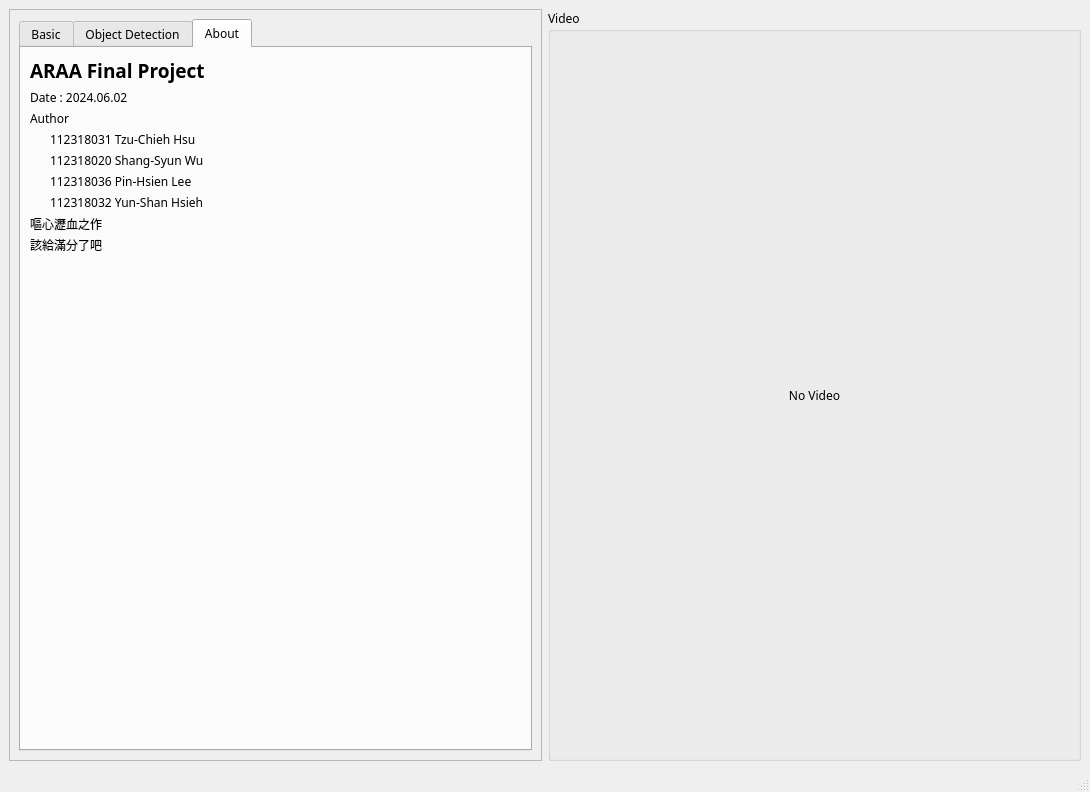
<?xml version="1.0" encoding="UTF-8"?>
<ui version="4.0">
 <class>MainWindow</class>
 <widget class="QMainWindow" name="MainWindow">
  <property name="geometry">
   <rect>
    <x>0</x>
    <y>0</y>
    <width>1090</width>
    <height>792</height>
   </rect>
  </property>
  <property name="font">
   <font>
    <family>微軟正黑體</family>
   </font>
  </property>
  <property name="windowTitle">
   <string>MainWindow</string>
  </property>
  <widget class="QWidget" name="centralwidget">
   <layout class="QGridLayout" name="gridLayout" rowstretch="1,1,0" columnstretch="1,1">
    <item row="0" column="0">
     <widget class="QFrame" name="frame">
      <property name="frameShape">
       <enum>QFrame::StyledPanel</enum>
      </property>
      <property name="frameShadow">
       <enum>QFrame::Raised</enum>
      </property>
      <layout class="QHBoxLayout" name="horizontalLayout_3" stretch="0">
       <item>
        <widget class="QTabWidget" name="tabWidget">
         <property name="currentIndex">
          <number>2</number>
         </property>
         <widget class="QWidget" name="Basic">
          <attribute name="title">
           <string>Basic</string>
          </attribute>
          <layout class="QVBoxLayout" name="verticalLayout_7">
           <item>
            <layout class="QHBoxLayout" name="horizontalLayout_8" stretch="1,2">
             <item>
              <layout class="QVBoxLayout" name="verticalLayout_6">
               <item>
                <widget class="QPushButton" name="start_button">
                 <property name="sizePolicy">
                  <sizepolicy hsizetype="Minimum" vsizetype="Fixed">
                   <horstretch>0</horstretch>
                   <verstretch>0</verstretch>
                  </sizepolicy>
                 </property>
                 <property name="text">
                  <string>Start Button</string>
                 </property>
                </widget>
               </item>
               <item>
                <layout class="QHBoxLayout" name="horizontalLayout_5" stretch="2,1">
                 <property name="spacing">
                  <number>6</number>
                 </property>
                 <item>
                  <widget class="QTextEdit" name="textEdit">
                   <property name="maximumSize">
                    <size>
                     <width>16777215</width>
                     <height>20</height>
                    </size>
                   </property>
                  </widget>
                 </item>
                 <item>
                  <widget class="QPushButton" name="pushButton">
                   <property name="text">
                    <string>PushButton</string>
                   </property>
                  </widget>
                 </item>
                </layout>
               </item>
               <item>
                <widget class="QPushButton" name="pushButton_5">
                 <property name="text">
                  <string>Simualte</string>
                 </property>
                </widget>
               </item>
               <item>
                <widget class="QPushButton" name="pushButton_4">
                 <property name="text">
                  <string>Generate</string>
                 </property>
                </widget>
               </item>
              </layout>
             </item>
             <item>
              <layout class="QVBoxLayout" name="verticalLayout_2">
               <item>
                <layout class="QHBoxLayout" name="horizontalLayout_4">
                 <item>
                  <widget class="QGroupBox" name="Info">
                   <property name="title">
                    <string>Detection</string>
                   </property>
                   <layout class="QVBoxLayout" name="verticalLayout_8">
                    <item>
                     <layout class="QHBoxLayout" name="horizontalLayout_15" stretch="1,1">
                      <item>
                       <widget class="QLabel" name="label_13">
                        <property name="sizePolicy">
                         <sizepolicy hsizetype="Expanding" vsizetype="Fixed">
                          <horstretch>0</horstretch>
                          <verstretch>0</verstretch>
                         </sizepolicy>
                        </property>
                        <property name="text">
                         <string>FPS</string>
                        </property>
                       </widget>
                      </item>
                      <item>
                       <widget class="QLabel" name="label_info_fps">
                        <property name="sizePolicy">
                         <sizepolicy hsizetype="Expanding" vsizetype="Fixed">
                          <horstretch>0</horstretch>
                          <verstretch>0</verstretch>
                         </sizepolicy>
                        </property>
                        <property name="text">
                         <string>0</string>
                        </property>
                       </widget>
                      </item>
                     </layout>
                    </item>
                    <item>
                     <layout class="QHBoxLayout" name="horizontalLayout_9" stretch="1,1">
                      <item>
                       <widget class="QLabel" name="label_11">
                        <property name="sizePolicy">
                         <sizepolicy hsizetype="Expanding" vsizetype="Fixed">
                          <horstretch>0</horstretch>
                          <verstretch>0</verstretch>
                         </sizepolicy>
                        </property>
                        <property name="text">
                         <string>Obstacles</string>
                        </property>
                       </widget>
                      </item>
                      <item>
                       <widget class="QLabel" name="label_info_obstacles">
                        <property name="sizePolicy">
                         <sizepolicy hsizetype="Expanding" vsizetype="Fixed">
                          <horstretch>0</horstretch>
                          <verstretch>0</verstretch>
                         </sizepolicy>
                        </property>
                        <property name="text">
                         <string>0</string>
                        </property>
                       </widget>
                      </item>
                     </layout>
                    </item>
                    <item>
                     <layout class="QHBoxLayout" name="horizontalLayout_14" stretch="1,1">
                      <item>
                       <widget class="QLabel" name="label_12">
                        <property name="sizePolicy">
                         <sizepolicy hsizetype="Expanding" vsizetype="Fixed">
                          <horstretch>0</horstretch>
                          <verstretch>0</verstretch>
                         </sizepolicy>
                        </property>
                        <property name="text">
                         <string>Robot angles</string>
                        </property>
                       </widget>
                      </item>
                      <item>
                       <widget class="QLabel" name="label_info_robot_angles">
                        <property name="sizePolicy">
                         <sizepolicy hsizetype="Expanding" vsizetype="Fixed">
                          <horstretch>0</horstretch>
                          <verstretch>0</verstretch>
                         </sizepolicy>
                        </property>
                        <property name="text">
                         <string>0</string>
                        </property>
                       </widget>
                      </item>
                     </layout>
                    </item>
                    <item>
                     <layout class="QHBoxLayout" name="horizontalLayout_16" stretch="1,1">
                      <item>
                       <widget class="QLabel" name="label_14">
                        <property name="sizePolicy">
                         <sizepolicy hsizetype="Expanding" vsizetype="Fixed">
                          <horstretch>0</horstretch>
                          <verstretch>0</verstretch>
                         </sizepolicy>
                        </property>
                        <property name="text">
                         <string>TextLabel</string>
                        </property>
                       </widget>
                      </item>
                      <item>
                       <widget class="QLabel" name="label_info_obstacles_4">
                        <property name="sizePolicy">
                         <sizepolicy hsizetype="Expanding" vsizetype="Fixed">
                          <horstretch>0</horstretch>
                          <verstretch>0</verstretch>
                         </sizepolicy>
                        </property>
                        <property name="text">
                         <string>0</string>
                        </property>
                       </widget>
                      </item>
                     </layout>
                    </item>
                    <item>
                     <layout class="QHBoxLayout" name="horizontalLayout_21" stretch="1,1">
                      <item>
                       <widget class="QLabel" name="label_15">
                        <property name="sizePolicy">
                         <sizepolicy hsizetype="Expanding" vsizetype="Fixed">
                          <horstretch>0</horstretch>
                          <verstretch>0</verstretch>
                         </sizepolicy>
                        </property>
                        <property name="text">
                         <string>TextLabel</string>
                        </property>
                       </widget>
                      </item>
                      <item>
                       <widget class="QLabel" name="label_info_obstacles_5">
                        <property name="sizePolicy">
                         <sizepolicy hsizetype="Expanding" vsizetype="Fixed">
                          <horstretch>0</horstretch>
                          <verstretch>0</verstretch>
                         </sizepolicy>
                        </property>
                        <property name="text">
                         <string>0</string>
                        </property>
                       </widget>
                      </item>
                     </layout>
                    </item>
                    <item>
                     <layout class="QHBoxLayout" name="horizontalLayout_22" stretch="1,1">
                      <item>
                       <widget class="QLabel" name="label_16">
                        <property name="sizePolicy">
                         <sizepolicy hsizetype="Expanding" vsizetype="Fixed">
                          <horstretch>0</horstretch>
                          <verstretch>0</verstretch>
                         </sizepolicy>
                        </property>
                        <property name="text">
                         <string>TextLabel</string>
                        </property>
                       </widget>
                      </item>
                      <item>
                       <widget class="QLabel" name="label_info_obstacles_6">
                        <property name="sizePolicy">
                         <sizepolicy hsizetype="Expanding" vsizetype="Fixed">
                          <horstretch>0</horstretch>
                          <verstretch>0</verstretch>
                         </sizepolicy>
                        </property>
                        <property name="text">
                         <string>0</string>
                        </property>
                       </widget>
                      </item>
                     </layout>
                    </item>
                   </layout>
                  </widget>
                 </item>
                </layout>
               </item>
               <item>
                <widget class="QPushButton" name="pushButton_7">
                 <property name="text">
                  <string>PushButton</string>
                 </property>
                </widget>
               </item>
              </layout>
             </item>
            </layout>
           </item>
          </layout>
         </widget>
         <widget class="QWidget" name="tab_2">
          <attribute name="title">
           <string>Object Detection</string>
          </attribute>
          <layout class="QVBoxLayout" name="verticalLayout_4">
           <item>
            <layout class="QHBoxLayout" name="horizontalLayout_6">
             <item>
              <widget class="QComboBox" name="comboBox_obj_select"/>
             </item>
            </layout>
           </item>
           <item>
            <layout class="QHBoxLayout" name="horizontalLayout_24">
             <item>
              <widget class="QCheckBox" name="checkBox_obj_enable">
               <property name="text">
                <string>Enable</string>
               </property>
              </widget>
             </item>
             <item>
              <widget class="QCheckBox" name="checkBox_obj_show_box">
               <property name="text">
                <string>Show Box</string>
               </property>
              </widget>
             </item>
            </layout>
           </item>
           <item>
            <layout class="QHBoxLayout" name="horizontalLayout_17">
             <item>
              <widget class="QCheckBox" name="checkBox_obj_show_box_point">
               <property name="text">
                <string>Show Box Text</string>
               </property>
              </widget>
             </item>
             <item>
              <widget class="QCheckBox" name="checkBox_obj_show_text">
               <property name="text">
                <string>Show Text</string>
               </property>
              </widget>
             </item>
            </layout>
           </item>
           <item>
            <widget class="QGroupBox" name="groupBox_2">
             <property name="title">
              <string>Color Adjust</string>
             </property>
             <layout class="QVBoxLayout" name="verticalLayout_5" stretch="1,2">
              <item>
               <layout class="QHBoxLayout" name="horizontalLayout_7" stretch="2,1">
                <item>
                 <widget class="QComboBox" name="comboBox_color_choose"/>
                </item>
                <item>
                 <widget class="QPushButton" name="pushButton_6">
                  <property name="text">
                   <string>Load Default</string>
                  </property>
                 </widget>
                </item>
               </layout>
              </item>
              <item>
               <layout class="QVBoxLayout" name="verticalLayout_color_adjust">
                <item>
                 <layout class="QHBoxLayout" name="horizontalLayout_R" stretch="0,0">
                  <property name="sizeConstraint">
                   <enum>QLayout::SetDefaultConstraint</enum>
                  </property>
                  <property name="rightMargin">
                   <number>0</number>
                  </property>
                  <item>
                   <layout class="QHBoxLayout" name="horizontalLayout_10" stretch="0,0,0">
                    <item>
                     <widget class="QLabel" name="label_3">
                      <property name="sizePolicy">
                       <sizepolicy hsizetype="Expanding" vsizetype="Fixed">
                        <horstretch>0</horstretch>
                        <verstretch>0</verstretch>
                       </sizepolicy>
                      </property>
                      <property name="maximumSize">
                       <size>
                        <width>70</width>
                        <height>20</height>
                       </size>
                      </property>
                      <property name="text">
                       <string>Rmin</string>
                      </property>
                      <property name="alignment">
                       <set>Qt::AlignCenter</set>
                      </property>
                     </widget>
                    </item>
                    <item>
                     <widget class="QSlider" name="horizontalSlider_rmin">
                      <property name="maximum">
                       <number>255</number>
                      </property>
                      <property name="orientation">
                       <enum>Qt::Horizontal</enum>
                      </property>
                     </widget>
                    </item>
                    <item>
                     <widget class="QSpinBox" name="spinBox_rmin">
                      <property name="sizePolicy">
                       <sizepolicy hsizetype="Fixed" vsizetype="Fixed">
                        <horstretch>0</horstretch>
                        <verstretch>0</verstretch>
                       </sizepolicy>
                      </property>
                      <property name="minimumSize">
                       <size>
                        <width>50</width>
                        <height>0</height>
                       </size>
                      </property>
                      <property name="maximum">
                       <number>255</number>
                      </property>
                     </widget>
                    </item>
                   </layout>
                  </item>
                  <item>
                   <layout class="QHBoxLayout" name="horizontalLayout_18" stretch="0,0,0">
                    <item>
                     <widget class="QLabel" name="label_8">
                      <property name="sizePolicy">
                       <sizepolicy hsizetype="Expanding" vsizetype="Fixed">
                        <horstretch>0</horstretch>
                        <verstretch>0</verstretch>
                       </sizepolicy>
                      </property>
                      <property name="maximumSize">
                       <size>
                        <width>70</width>
                        <height>20</height>
                       </size>
                      </property>
                      <property name="text">
                       <string>Rmax</string>
                      </property>
                      <property name="alignment">
                       <set>Qt::AlignCenter</set>
                      </property>
                     </widget>
                    </item>
                    <item>
                     <widget class="QSlider" name="horizontalSlider_rmax">
                      <property name="maximum">
                       <number>255</number>
                      </property>
                      <property name="orientation">
                       <enum>Qt::Horizontal</enum>
                      </property>
                     </widget>
                    </item>
                    <item>
                     <widget class="QSpinBox" name="spinBox_rmax">
                      <property name="sizePolicy">
                       <sizepolicy hsizetype="Fixed" vsizetype="Fixed">
                        <horstretch>0</horstretch>
                        <verstretch>0</verstretch>
                       </sizepolicy>
                      </property>
                      <property name="minimumSize">
                       <size>
                        <width>50</width>
                        <height>0</height>
                       </size>
                      </property>
                      <property name="maximum">
                       <number>255</number>
                      </property>
                     </widget>
                    </item>
                   </layout>
                  </item>
                 </layout>
                </item>
                <item>
                 <layout class="QHBoxLayout" name="horizontalLayout_G" stretch="0,0">
                  <property name="sizeConstraint">
                   <enum>QLayout::SetDefaultConstraint</enum>
                  </property>
                  <property name="rightMargin">
                   <number>0</number>
                  </property>
                  <item>
                   <layout class="QHBoxLayout" name="horizontalLayout_11" stretch="0,0,0">
                    <item>
                     <widget class="QLabel" name="label_5">
                      <property name="sizePolicy">
                       <sizepolicy hsizetype="Expanding" vsizetype="Fixed">
                        <horstretch>0</horstretch>
                        <verstretch>0</verstretch>
                       </sizepolicy>
                      </property>
                      <property name="maximumSize">
                       <size>
                        <width>70</width>
                        <height>20</height>
                       </size>
                      </property>
                      <property name="text">
                       <string>Gmin</string>
                      </property>
                      <property name="alignment">
                       <set>Qt::AlignCenter</set>
                      </property>
                     </widget>
                    </item>
                    <item>
                     <widget class="QSlider" name="horizontalSlider_gmin">
                      <property name="maximum">
                       <number>255</number>
                      </property>
                      <property name="orientation">
                       <enum>Qt::Horizontal</enum>
                      </property>
                     </widget>
                    </item>
                    <item>
                     <widget class="QSpinBox" name="spinBox_gmin">
                      <property name="sizePolicy">
                       <sizepolicy hsizetype="Fixed" vsizetype="Fixed">
                        <horstretch>0</horstretch>
                        <verstretch>0</verstretch>
                       </sizepolicy>
                      </property>
                      <property name="minimumSize">
                       <size>
                        <width>50</width>
                        <height>0</height>
                       </size>
                      </property>
                      <property name="maximum">
                       <number>255</number>
                      </property>
                     </widget>
                    </item>
                   </layout>
                  </item>
                  <item>
                   <layout class="QHBoxLayout" name="horizontalLayout_19" stretch="0,0,0">
                    <item>
                     <widget class="QLabel" name="label_9">
                      <property name="sizePolicy">
                       <sizepolicy hsizetype="Expanding" vsizetype="Fixed">
                        <horstretch>0</horstretch>
                        <verstretch>0</verstretch>
                       </sizepolicy>
                      </property>
                      <property name="maximumSize">
                       <size>
                        <width>70</width>
                        <height>20</height>
                       </size>
                      </property>
                      <property name="text">
                       <string>Gmax</string>
                      </property>
                      <property name="alignment">
                       <set>Qt::AlignCenter</set>
                      </property>
                     </widget>
                    </item>
                    <item>
                     <widget class="QSlider" name="horizontalSlider_gmax">
                      <property name="maximum">
                       <number>255</number>
                      </property>
                      <property name="orientation">
                       <enum>Qt::Horizontal</enum>
                      </property>
                     </widget>
                    </item>
                    <item>
                     <widget class="QSpinBox" name="spinBox_gmax">
                      <property name="sizePolicy">
                       <sizepolicy hsizetype="Fixed" vsizetype="Fixed">
                        <horstretch>0</horstretch>
                        <verstretch>0</verstretch>
                       </sizepolicy>
                      </property>
                      <property name="minimumSize">
                       <size>
                        <width>50</width>
                        <height>0</height>
                       </size>
                      </property>
                      <property name="maximum">
                       <number>255</number>
                      </property>
                     </widget>
                    </item>
                   </layout>
                  </item>
                 </layout>
                </item>
                <item>
                 <layout class="QHBoxLayout" name="horizontalLayout_B" stretch="0,0">
                  <property name="sizeConstraint">
                   <enum>QLayout::SetDefaultConstraint</enum>
                  </property>
                  <property name="rightMargin">
                   <number>0</number>
                  </property>
                  <item>
                   <layout class="QHBoxLayout" name="horizontalLayout_13" stretch="0,0,0">
                    <item>
                     <widget class="QLabel" name="label_6">
                      <property name="sizePolicy">
                       <sizepolicy hsizetype="Expanding" vsizetype="Fixed">
                        <horstretch>0</horstretch>
                        <verstretch>0</verstretch>
                       </sizepolicy>
                      </property>
                      <property name="maximumSize">
                       <size>
                        <width>70</width>
                        <height>20</height>
                       </size>
                      </property>
                      <property name="text">
                       <string>Bmin</string>
                      </property>
                      <property name="alignment">
                       <set>Qt::AlignCenter</set>
                      </property>
                     </widget>
                    </item>
                    <item>
                     <widget class="QSlider" name="horizontalSlider_bmin">
                      <property name="maximum">
                       <number>255</number>
                      </property>
                      <property name="orientation">
                       <enum>Qt::Horizontal</enum>
                      </property>
                     </widget>
                    </item>
                    <item>
                     <widget class="QSpinBox" name="spinBox_bmin">
                      <property name="sizePolicy">
                       <sizepolicy hsizetype="Fixed" vsizetype="Fixed">
                        <horstretch>0</horstretch>
                        <verstretch>0</verstretch>
                       </sizepolicy>
                      </property>
                      <property name="minimumSize">
                       <size>
                        <width>50</width>
                        <height>0</height>
                       </size>
                      </property>
                      <property name="maximum">
                       <number>255</number>
                      </property>
                     </widget>
                    </item>
                   </layout>
                  </item>
                  <item>
                   <layout class="QHBoxLayout" name="horizontalLayout_20" stretch="0,0,0">
                    <item>
                     <widget class="QLabel" name="label_10">
                      <property name="sizePolicy">
                       <sizepolicy hsizetype="Expanding" vsizetype="Fixed">
                        <horstretch>0</horstretch>
                        <verstretch>0</verstretch>
                       </sizepolicy>
                      </property>
                      <property name="maximumSize">
                       <size>
                        <width>70</width>
                        <height>20</height>
                       </size>
                      </property>
                      <property name="text">
                       <string>Bmax</string>
                      </property>
                      <property name="alignment">
                       <set>Qt::AlignCenter</set>
                      </property>
                     </widget>
                    </item>
                    <item>
                     <widget class="QSlider" name="horizontalSlider_bmax">
                      <property name="maximum">
                       <number>255</number>
                      </property>
                      <property name="orientation">
                       <enum>Qt::Horizontal</enum>
                      </property>
                     </widget>
                    </item>
                    <item>
                     <widget class="QSpinBox" name="spinBox_bmax">
                      <property name="sizePolicy">
                       <sizepolicy hsizetype="Fixed" vsizetype="Fixed">
                        <horstretch>0</horstretch>
                        <verstretch>0</verstretch>
                       </sizepolicy>
                      </property>
                      <property name="minimumSize">
                       <size>
                        <width>50</width>
                        <height>0</height>
                       </size>
                      </property>
                      <property name="maximum">
                       <number>255</number>
                      </property>
                     </widget>
                    </item>
                   </layout>
                  </item>
                 </layout>
                </item>
               </layout>
              </item>
             </layout>
            </widget>
           </item>
          </layout>
         </widget>
         <widget class="QWidget" name="tab">
          <attribute name="title">
           <string>About</string>
          </attribute>
          <layout class="QVBoxLayout" name="verticalLayout_10">
           <item>
            <widget class="QLabel" name="label_4">
             <property name="sizePolicy">
              <sizepolicy hsizetype="Preferred" vsizetype="Fixed">
               <horstretch>0</horstretch>
               <verstretch>0</verstretch>
              </sizepolicy>
             </property>
             <property name="font">
              <font>
               <pointsize>14</pointsize>
               <weight>75</weight>
               <bold>true</bold>
              </font>
             </property>
             <property name="lineWidth">
              <number>3</number>
             </property>
             <property name="text">
              <string>ARAA Final Project</string>
             </property>
            </widget>
           </item>
           <item>
            <widget class="QLabel" name="label_21">
             <property name="sizePolicy">
              <sizepolicy hsizetype="Preferred" vsizetype="Fixed">
               <horstretch>0</horstretch>
               <verstretch>0</verstretch>
              </sizepolicy>
             </property>
             <property name="maximumSize">
              <size>
               <width>16777215</width>
               <height>15</height>
              </size>
             </property>
             <property name="text">
              <string>Date : 2024.06.02</string>
             </property>
            </widget>
           </item>
           <item>
            <widget class="QLabel" name="label_7">
             <property name="sizePolicy">
              <sizepolicy hsizetype="Preferred" vsizetype="Fixed">
               <horstretch>0</horstretch>
               <verstretch>0</verstretch>
              </sizepolicy>
             </property>
             <property name="maximumSize">
              <size>
               <width>16777215</width>
               <height>15</height>
              </size>
             </property>
             <property name="text">
              <string>Author</string>
             </property>
            </widget>
           </item>
           <item>
            <layout class="QVBoxLayout" name="verticalLayout_9" stretch="1,1,1,1">
             <property name="leftMargin">
              <number>20</number>
             </property>
             <item>
              <widget class="QLabel" name="label_17">
               <property name="sizePolicy">
                <sizepolicy hsizetype="Fixed" vsizetype="Fixed">
                 <horstretch>0</horstretch>
                 <verstretch>0</verstretch>
                </sizepolicy>
               </property>
               <property name="maximumSize">
                <size>
                 <width>16777215</width>
                 <height>15</height>
                </size>
               </property>
               <property name="text">
                <string>112318031 Tzu-Chieh Hsu</string>
               </property>
              </widget>
             </item>
             <item>
              <widget class="QLabel" name="label_18">
               <property name="sizePolicy">
                <sizepolicy hsizetype="Fixed" vsizetype="Fixed">
                 <horstretch>0</horstretch>
                 <verstretch>0</verstretch>
                </sizepolicy>
               </property>
               <property name="maximumSize">
                <size>
                 <width>16777215</width>
                 <height>15</height>
                </size>
               </property>
               <property name="text">
                <string>112318020 Shang-Syun Wu
</string>
               </property>
              </widget>
             </item>
             <item>
              <widget class="QLabel" name="label_19">
               <property name="sizePolicy">
                <sizepolicy hsizetype="Fixed" vsizetype="Fixed">
                 <horstretch>0</horstretch>
                 <verstretch>0</verstretch>
                </sizepolicy>
               </property>
               <property name="maximumSize">
                <size>
                 <width>16777215</width>
                 <height>15</height>
                </size>
               </property>
               <property name="text">
                <string>112318036 Pin-Hsien Lee
</string>
               </property>
              </widget>
             </item>
             <item>
              <widget class="QLabel" name="label_20">
               <property name="sizePolicy">
                <sizepolicy hsizetype="Fixed" vsizetype="Fixed">
                 <horstretch>0</horstretch>
                 <verstretch>0</verstretch>
                </sizepolicy>
               </property>
               <property name="maximumSize">
                <size>
                 <width>16777215</width>
                 <height>15</height>
                </size>
               </property>
               <property name="text">
                <string>112318032 Yun-Shan Hsieh
</string>
               </property>
              </widget>
             </item>
            </layout>
           </item>
           <item>
            <widget class="QLabel" name="label_23">
             <property name="sizePolicy">
              <sizepolicy hsizetype="Preferred" vsizetype="Fixed">
               <horstretch>0</horstretch>
               <verstretch>0</verstretch>
              </sizepolicy>
             </property>
             <property name="maximumSize">
              <size>
               <width>16777215</width>
               <height>15</height>
              </size>
             </property>
             <property name="text">
              <string>嘔心瀝血之作</string>
             </property>
            </widget>
           </item>
           <item>
            <widget class="QLabel" name="label_22">
             <property name="sizePolicy">
              <sizepolicy hsizetype="Preferred" vsizetype="Fixed">
               <horstretch>0</horstretch>
               <verstretch>0</verstretch>
              </sizepolicy>
             </property>
             <property name="maximumSize">
              <size>
               <width>16777215</width>
               <height>15</height>
              </size>
             </property>
             <property name="text">
              <string>該給滿分了吧</string>
             </property>
            </widget>
           </item>
           <item>
            <spacer name="verticalSpacer">
             <property name="orientation">
              <enum>Qt::Vertical</enum>
             </property>
             <property name="sizeHint" stdset="0">
              <size>
               <width>20</width>
               <height>40</height>
              </size>
             </property>
            </spacer>
           </item>
          </layout>
         </widget>
        </widget>
       </item>
      </layout>
     </widget>
    </item>
    <item row="0" column="1">
     <layout class="QHBoxLayout" name="verticalLayout_main_1" stretch="0">
      <property name="sizeConstraint">
       <enum>QLayout::SetMinimumSize</enum>
      </property>
      <item>
       <widget class="QGroupBox" name="groupBox">
        <property name="title">
         <string>Video</string>
        </property>
        <layout class="QVBoxLayout" name="verticalLayout_3">
         <item>
          <widget class="QLabel" name="label">
           <property name="text">
            <string>No Video</string>
           </property>
           <property name="alignment">
            <set>Qt::AlignCenter</set>
           </property>
          </widget>
         </item>
        </layout>
       </widget>
      </item>
     </layout>
    </item>
    <item row="1" column="1">
     <layout class="QVBoxLayout" name="verticalLayout_main_3">
      <property name="sizeConstraint">
       <enum>QLayout::SetDefaultConstraint</enum>
      </property>
     </layout>
    </item>
    <item row="1" column="0">
     <layout class="QVBoxLayout" name="verticalLayout_main_2"/>
    </item>
   </layout>
  </widget>
  <widget class="QMenuBar" name="menubar">
   <property name="geometry">
    <rect>
     <x>0</x>
     <y>0</y>
     <width>1090</width>
     <height>21</height>
    </rect>
   </property>
  </widget>
  <widget class="QStatusBar" name="statusbar"/>
 </widget>
 <resources/>
 <connections/>
</ui>
